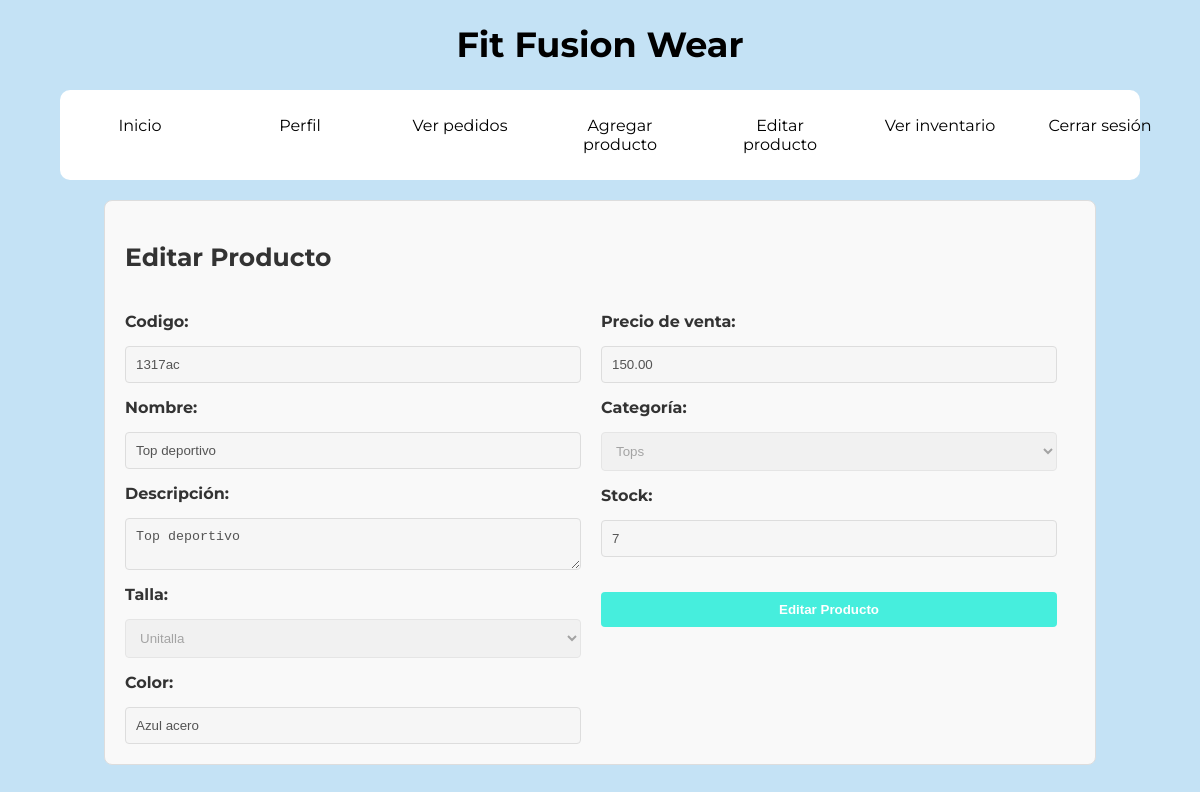
/agregarProducto.php?codigo=1317ac, run on the app's committed database.
### tables this page shows
CREATE TABLE `productos` (
  `codigo` varchar(50) NOT NULL,
  `stock` int NOT NULL,
  `nombre` varchar(255) NOT NULL,
  `descripcion` text,
  `talla` varchar(50) DEFAULT NULL,
  `color` varchar(50) DEFAULT NULL,
  `precio` decimal(10,2) DEFAULT NULL,
  `categoria` varchar(100) NOT NULL
);

### agregarProducto.php (the view, shortened to what this page needs)
<?php
$server = "localhost";
$username = "root";
$password = "";
$dbname = "ropadeportiva";
$conn = new mysqli($server, $username, $password, $dbname);
if (isset($_GET['codigo'])) {
    $codigo = $_GET['codigo'];
    $sql = "SELECT * FROM productos WHERE codigo = '$codigo'";
    $result = $conn->query($sql);
    if ($result->num_rows > 0) {
        $producto = $result->fetch_assoc();
    } else {
        echo "Producto no encontrado.";
        exit;
    }
}
?>
<!DOCTYPE html>
<html lang="es">
<head>
    <link rel="stylesheet" href="css/editarProducto.css">
</head>
<body>
    <header>
        <h1>Fit Fusion Wear</h1>
    </header>
    <div id="editar-productos" class="seccion">
        <form method="POST" action="" enctype="multipart/form-data">
            <div class="form-table-style">
                <h2>Editar Producto</h2>
                <div class="form-columna">
                    <label>Codigo:</label>
                    <input type="text" name="codigo" value="<?= isset($producto) ? $producto['codigo'] : '' ?>" placeholder="Código del producto" required disabled>
                    <label>Nombre:</label>
                    <input type="text" name="nombre" value="<?= isset($producto) ? $producto['nombre'] : '' ?>" placeholder="Nombre del producto" required disabled>
                    <label>Descripción:</label>
                    <textarea name="descripcion" placeholder="Descripción del producto" required disabled><?= isset($producto) ? $producto['descripcion'] : '' ?></textarea>
                    <label>Talla:</label>
                    <select name="talla" required disabled>
                        <option value="unitalla" <?= isset($producto) && $producto['talla'] == 'unitalla' ? 'selected' : '' ?>>Unitalla</option>
                    </select>
                    <label>Color:</label>
                    <input type="text" name="color" value="<?= isset($producto) ? $producto['color'] : '' ?>" placeholder="Escribe el color" required disabled>
                </div>
                <div class="form-columna">
                    <label>Precio de venta:</label>
                    <input type="number" name="precio_venta" value="<?= isset($producto) ? $producto['precio'] : '' ?>" placeholder="Precio de venta" required disabled>
                    <label>Categoría:</label>
                    <select name="categoria" required disabled>
                        <option value="tops" <?= isset($producto) && $producto['categoria'] == 'tops' ? 'selected' : '' ?>>Tops</option>
                    </select>
                    <label>Stock:</label>
                    <input type="number" name="stock" value="<?= isset($producto) ? $producto['stock'] : '' ?>" placeholder="Cantidad en stock" required disabled>
                    <button type="button" id="editar-btn" onclick="toggleEdit()">Editar Producto</button>
                </div>
            </div>
        </form>
    </div>
</body>
</html>

### css/editarProducto.css (style rules this page uses)
body { font-family: 'Montserrat', sans-serif; background-color: #c4e2f5; margin: 0; padding: 0; width: 100%; height: 100%; box-sizing: border-box; }
header { display: flex; justify-content: center; }
header h1 { font-size: 35px; font-weight: bold; color: #000000; text-align: center; }
.form-table-style { display: flex; flex-wrap: wrap; padding: 20px; border-radius: 8px; margin: 20px auto; background-color: #f9f9f9; max-width: 950px; border: 1px solid #ddd; gap: 20px; }
.form-table-style h2 { font-size: 25px; font-weight: bold; color: #333; width: 100%; margin-bottom: 20px; text-align: left; }
.form-columna { display: flex; flex-direction: column; gap: 15px; width: 48%; }
.form-table-style label { font-weight: bold; color: #333; }
.form-table-style input[type="text"], .form-table-style input[type="number"], .form-table-style input[type="file"], .form-table-style textarea, .form-table-style select { padding: 10px; border-radius: 4px; border: 1px solid #ddd; width: 100%; box-sizing: border-box; }
.form-table-style button { margin-top: 20px; padding: 10px; background-color: #46eedd; border: none; border-radius: 4px; color: #fff; cursor: pointer; font-weight: bold; width: 100%; }

### css/menuAdmin.css (style rules this page uses)
body { font-family: 'Montserrat', sans-serif; background-color: #c4e2f5; margin: 0; padding: 0; width: 100%; height: 100%; box-sizing: border-box; }
.header-content { display: flex; align-items: center; justify-content: center; background-color: #ffffff; padding: 0px; margin: 0 auto; border-radius: 10px; width: 90%; }
.menu ul { list-style: none; display: flex; gap: 20px; }
.menu a { color: #000000; text-decoration: none; padding: 10px 10px; display: block; transition: background-color 0.3s ease; }
.menu ul li { position: relative; }
.dropbtn { min-width: 120px; text-align: center; }

### data on the page
productos: codigo "1317ac", nombre "Top deportivo", descripcion "Top deportivo", talla "Unitalla", color "Azul acero", precio_venta "150.00", categoria "Tops", stock "7"
